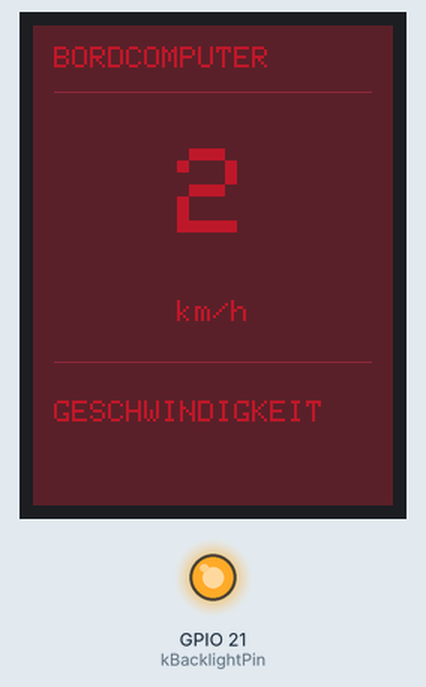
This program was run on a simulated ESP32. Parts: 240×320 colour display, output pins drawn as LEDs (lit = HIGH).

Above: at 0.33 s.
At 5.14 s:
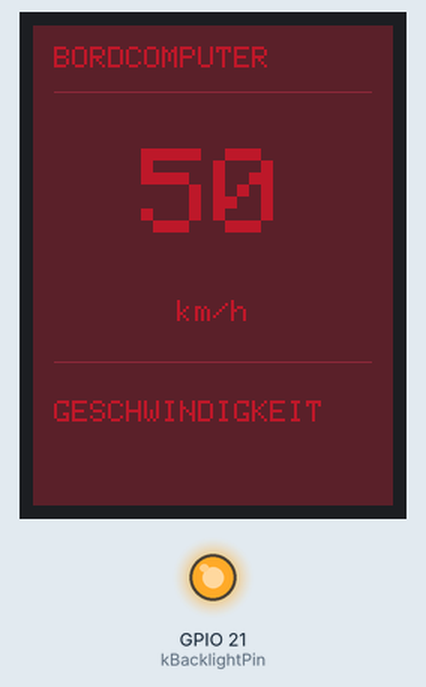
At 10.14 s:
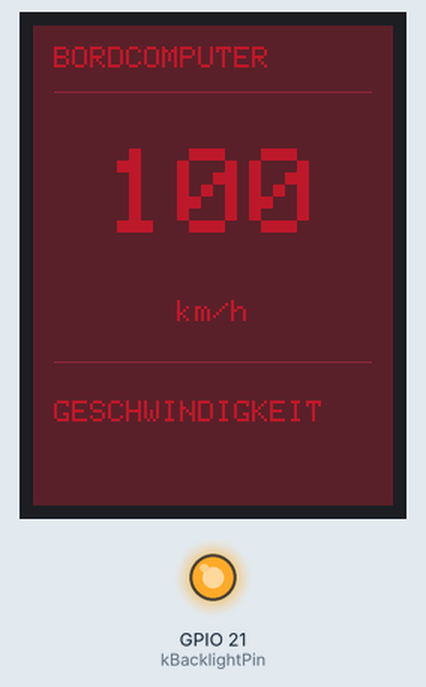
At 19.94 s:
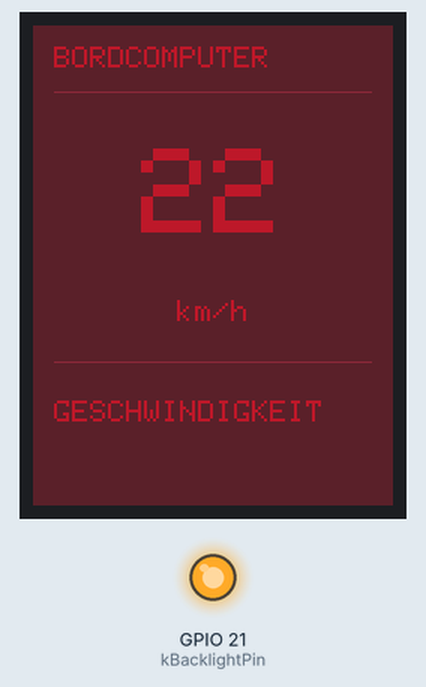
At 29.94 s:
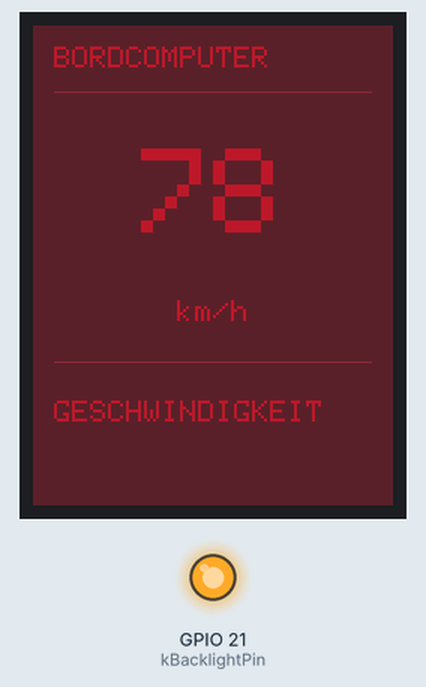
At 39.75 s:
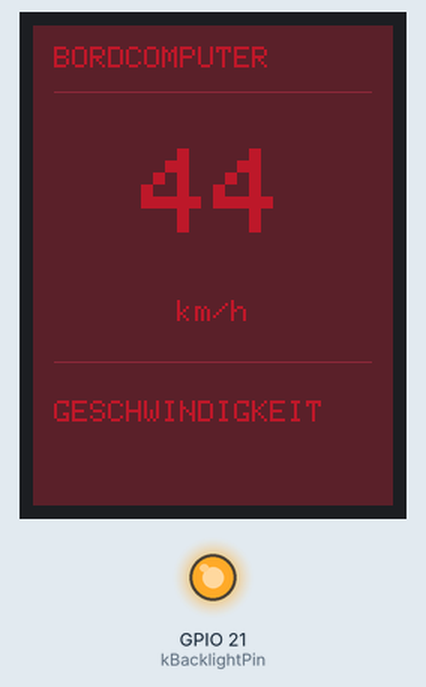

The program:

main.cpp
```cpp
#include <Arduino.h>

#include "BoardComputer.h"
#include "DemoTelemetrySource.h"
#include "TftDashboardDisplay.h"

namespace {
DemoTelemetrySource telemetrySource;
TftDashboardDisplay display;
BoardComputer boardComputer(telemetrySource, display);
}  // namespace

void setup() {
  boardComputer.begin();
}

void loop() {
  boardComputer.update();
}
```

BoardComputer.h
```cpp
#pragma once

#include <stdint.h>

#include "IDashboardDisplay.h"
#include "ITelemetrySource.h"

class BoardComputer {
 public:
  BoardComputer(ITelemetrySource& telemetrySource,
                IDashboardDisplay& display);

  void begin();
  void update();

 private:
  static constexpr uint32_t kRefreshIntervalMs = 200;

  ITelemetrySource& _telemetrySource;
  IDashboardDisplay& _display;
  uint32_t _lastRefreshMs = 0;
};
```

DemoTelemetrySource.h
```cpp
#pragma once

#include "ITelemetrySource.h"

class DemoTelemetrySource final : public ITelemetrySource {
 public:
  TelemetryData read() override;
};
```

IDashboardDisplay.h
```cpp
#pragma once

#include "TelemetryData.h"

class IDashboardDisplay {
 public:
  virtual ~IDashboardDisplay() = default;
  virtual void begin() = 0;
  virtual void render(const TelemetryData& data) = 0;
};
```

ITelemetrySource.h
```cpp
#pragma once

#include "TelemetryData.h"

class ITelemetrySource {
 public:
  virtual ~ITelemetrySource() = default;
  virtual TelemetryData read() = 0;
};
```

TelemetryData.h
```cpp
#pragma once

#include <stdint.h>

struct TelemetryData {
  uint16_t speedKmh = 0;
};
```

TftDashboardDisplay.h
```cpp
#pragma once

#include <Adafruit_ILI9341.h>

#include "IDashboardDisplay.h"

class TftDashboardDisplay final : public IDashboardDisplay {
 public:
  TftDashboardDisplay();

  void begin() override;
  void render(const TelemetryData& data) override;

 private:
  Adafruit_ILI9341 _tft;
  uint16_t _lastSpeedKmh = UINT16_MAX;

  void drawSpeed(uint16_t speedKmh);
};
```

BoardComputer.cpp
```cpp
#include "BoardComputer.h"

#include <Arduino.h>

BoardComputer::BoardComputer(ITelemetrySource& telemetrySource,
                             IDashboardDisplay& display)
    : _telemetrySource(telemetrySource), _display(display) {}

void BoardComputer::begin() {
  _display.begin();
  _lastRefreshMs = millis() - kRefreshIntervalMs;
}

void BoardComputer::update() {
  const uint32_t now = millis();
  if (static_cast<uint32_t>(now - _lastRefreshMs) < kRefreshIntervalMs) {
    return;
  }

  _lastRefreshMs = now;
  _display.render(_telemetrySource.read());
}
```

DemoTelemetrySource.cpp
```cpp
#include "DemoTelemetrySource.h"

#include <Arduino.h>

TelemetryData DemoTelemetrySource::read()
{
  constexpr uint32_t kMaxSpeedKmh = 110;
  const uint32_t step = (millis() / 100U) % (2U * kMaxSpeedKmh);
  const uint16_t speed = static_cast<uint16_t>(
      step <= kMaxSpeedKmh ? step : 2U * kMaxSpeedKmh - step);
  return {speed};
}
```

TftDashboardDisplay.cpp
```cpp
#include "TftDashboardDisplay.h"

#include <SPI.h>
#include <stdio.h>

#include "DisplayConfig.h"

namespace {
constexpr uint16_t rgb565(uint8_t red, uint8_t green, uint8_t blue) {
  return static_cast<uint16_t>(((red & 0xF8U) << 8) |
                               ((green & 0xFCU) << 3) | (blue >> 3));
}

constexpr uint16_t kBackground = rgb565(0x58, 0x22, 0x2F);
constexpr uint16_t kRed = rgb565(0xBF, 0x1B, 0x2A);
constexpr uint16_t kDimRed = rgb565(0x8A, 0x2A, 0x38);
constexpr int16_t kHeaderDividerY = 44;
constexpr int16_t kSpeedAreaTop = 58;
constexpr int16_t kSpeedAreaHeight = 112;
constexpr int16_t kUnitTop = 183;
constexpr int16_t kFooterDividerY = 224;
constexpr int16_t kFooterTop = 250;
}  // namespace

TftDashboardDisplay::TftDashboardDisplay()
    : _tft(DisplayConfig::kChipSelectPin, DisplayConfig::kDataCommandPin,
           DisplayConfig::kResetPin) {}

void TftDashboardDisplay::begin() {
  pinMode(DisplayConfig::kBacklightPin, OUTPUT);
  digitalWrite(DisplayConfig::kBacklightPin, HIGH);

  SPI.begin(DisplayConfig::kClockPin, DisplayConfig::kMisoPin,
            DisplayConfig::kMosiPin, DisplayConfig::kChipSelectPin);
  _tft.begin();
  _tft.setRotation(0);
  _tft.invertDisplay(true);
  _tft.setTextWrap(false);
  _tft.fillScreen(kBackground);

  _tft.setTextColor(kRed);
  _tft.setTextSize(2);
  _tft.setCursor(14, 14);
  _tft.print(F("BORDCOMPUTER"));

  _tft.drawFastHLine(14, kHeaderDividerY, DisplayConfig::kWidth - 28, kDimRed);
  _tft.drawFastHLine(14, kFooterDividerY, DisplayConfig::kWidth - 28, kDimRed);

  _tft.setTextSize(2);
  _tft.setCursor(14, kFooterTop);
  _tft.print(F("GESCHWINDIGKEIT"));

  int16_t x1;
  int16_t y1;
  uint16_t textWidth;
  uint16_t textHeight;
  _tft.getTextBounds("km/h", 0, 0, &x1, &y1, &textWidth, &textHeight);
  const int16_t unitX = (DisplayConfig::kWidth - textWidth) / 2 - x1;
  const int16_t unitY = kUnitTop - y1;
  _tft.setCursor(unitX, unitY);
  _tft.print(F("km/h"));

  _lastSpeedKmh = UINT16_MAX;
}

void TftDashboardDisplay::render(const TelemetryData& data) {
  if (data.speedKmh != _lastSpeedKmh) {
    drawSpeed(data.speedKmh);
    _lastSpeedKmh = data.speedKmh;
  }
}

void TftDashboardDisplay::drawSpeed(uint16_t speedKmh) {
  _tft.setTextSize(8);

  const auto drawCentered = [this](const char* text) {
    int16_t x1;
    int16_t y1;
    uint16_t textWidth;
    uint16_t textHeight;
    _tft.getTextBounds(text, 0, 0, &x1, &y1, &textWidth, &textHeight);
    const int16_t x = (DisplayConfig::kWidth - textWidth) / 2 - x1;
    const int16_t y =
        kSpeedAreaTop + (kSpeedAreaHeight - textHeight) / 2 - y1;
    _tft.setCursor(x, y);
    _tft.print(text);
  };

  if (_lastSpeedKmh != UINT16_MAX) {
    char previousText[6];
    if (_lastSpeedKmh <= 999U) {
      snprintf(previousText, sizeof(previousText), "%u",
               static_cast<unsigned int>(_lastSpeedKmh));
    } else {
      snprintf(previousText, sizeof(previousText), "---");
    }
    _tft.setTextColor(kBackground, kBackground);
    drawCentered(previousText);
  }

  char text[4];
  if (speedKmh <= 999U) {
    snprintf(text, sizeof(text), "%u", static_cast<unsigned int>(speedKmh));
  } else {
    snprintf(text, sizeof(text), "---");
  }
  _tft.setTextColor(kRed, kBackground);
  drawCentered(text);
}
```

DisplayConfig.h
```cpp
#pragma once

#include <Arduino.h>

namespace DisplayConfig {
constexpr uint8_t kChipSelectPin = 27;
constexpr uint8_t kDataCommandPin = 22;
constexpr uint8_t kResetPin = 4;
constexpr uint8_t kBacklightPin = 21;

constexpr uint8_t kClockPin = 18;
constexpr uint8_t kMisoPin = 19;
constexpr uint8_t kMosiPin = 23;

constexpr uint16_t kWidth = 240;
constexpr uint16_t kHeight = 320;
}  // namespace DisplayConfig
```
